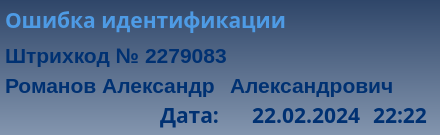
<?xml version="1.0" encoding="UTF-8"?>
<ui version="4.0">
 <class>widget_27_1_21_err_identification</class>
 <widget class="QWidget" name="widget_27_1_21_err_identification">
  <property name="geometry">
   <rect>
    <x>0</x>
    <y>0</y>
    <width>440</width>
    <height>135</height>
   </rect>
  </property>
  <property name="windowTitle">
   <string>widget_27_1_21_err_identification</string>
  </property>
  <property name="layoutDirection">
   <enum>Qt::LeftToRight</enum>
  </property>
  <property name="styleSheet">
   <string notr="true">background-color: qlineargradient(spread:pad, x1:0.5, y1:0, x2:0.5, y2:1, stop:0 rgba(47, 70, 105, 255), stop:1 rgba(131, 149, 174, 255));</string>
  </property>
  <widget class="QLabel" name="lbl_name_error">
   <property name="enabled">
    <bool>true</bool>
   </property>
   <property name="geometry">
    <rect>
     <x>5</x>
     <y>5</y>
     <width>341</width>
     <height>30</height>
    </rect>
   </property>
   <property name="baseSize">
    <size>
     <width>11</width>
     <height>0</height>
    </size>
   </property>
   <property name="font">
    <font>
     <family>Arial Black</family>
     <pointsize>16</pointsize>
     <weight>75</weight>
     <bold>true</bold>
    </font>
   </property>
   <property name="layoutDirection">
    <enum>Qt::LeftToRight</enum>
   </property>
   <property name="styleSheet">
    <string notr="true">color: rgb(78, 155, 229);
background-color: qlineargradient(spread:pad, x1:0, y1:0, x2:1, y2:0, stop:0 rgba(0, 0, 0, 0), stop:1 rgba(255, 255, 255, 0));</string>
   </property>
   <property name="text">
    <string>Ошибка идентификации</string>
   </property>
  </widget>
  <widget class="QLabel" name="lbl_data">
   <property name="enabled">
    <bool>true</bool>
   </property>
   <property name="geometry">
    <rect>
     <x>230</x>
     <y>100</y>
     <width>130</width>
     <height>30</height>
    </rect>
   </property>
   <property name="font">
    <font>
     <family>Arial Black</family>
     <pointsize>16</pointsize>
     <weight>75</weight>
     <italic>false</italic>
     <bold>true</bold>
     <underline>false</underline>
    </font>
   </property>
   <property name="mouseTracking">
    <bool>true</bool>
   </property>
   <property name="contextMenuPolicy">
    <enum>Qt::NoContextMenu</enum>
   </property>
   <property name="layoutDirection">
    <enum>Qt::LeftToRight</enum>
   </property>
   <property name="styleSheet">
    <string notr="true">color: rgb(0, 49, 114);
background-color: qlineargradient(spread:pad, x1:0, y1:0, x2:1, y2:0, stop:0 rgba(0, 0, 0, 0), stop:1 rgba(255, 255, 255, 0));</string>
   </property>
   <property name="lineWidth">
    <number>1</number>
   </property>
   <property name="text">
    <string>22.02.2024</string>
   </property>
   <property name="textFormat">
    <enum>Qt::AutoText</enum>
   </property>
   <property name="alignment">
    <set>Qt::AlignRight|Qt::AlignTrailing|Qt::AlignVCenter</set>
   </property>
   <property name="wordWrap">
    <bool>false</bool>
   </property>
   <property name="margin">
    <number>0</number>
   </property>
   <property name="indent">
    <number>0</number>
   </property>
   <property name="textInteractionFlags">
    <set>Qt::NoTextInteraction</set>
   </property>
  </widget>
  <widget class="QLabel" name="lbl_info_2">
   <property name="enabled">
    <bool>true</bool>
   </property>
   <property name="geometry">
    <rect>
     <x>160</x>
     <y>100</y>
     <width>65</width>
     <height>30</height>
    </rect>
   </property>
   <property name="font">
    <font>
     <family>Arial Black</family>
     <pointsize>16</pointsize>
     <weight>75</weight>
     <italic>false</italic>
     <bold>true</bold>
     <underline>false</underline>
    </font>
   </property>
   <property name="mouseTracking">
    <bool>true</bool>
   </property>
   <property name="contextMenuPolicy">
    <enum>Qt::NoContextMenu</enum>
   </property>
   <property name="layoutDirection">
    <enum>Qt::LeftToRight</enum>
   </property>
   <property name="styleSheet">
    <string notr="true">color: rgb(0, 49, 114);
background-color: qlineargradient(spread:pad, x1:0, y1:0, x2:1, y2:0, stop:0 rgba(0, 0, 0, 0), stop:1 rgba(255, 255, 255, 0));</string>
   </property>
   <property name="lineWidth">
    <number>1</number>
   </property>
   <property name="text">
    <string>Дата:</string>
   </property>
   <property name="textFormat">
    <enum>Qt::AutoText</enum>
   </property>
   <property name="alignment">
    <set>Qt::AlignLeading|Qt::AlignLeft|Qt::AlignVCenter</set>
   </property>
   <property name="wordWrap">
    <bool>false</bool>
   </property>
   <property name="margin">
    <number>0</number>
   </property>
   <property name="indent">
    <number>0</number>
   </property>
   <property name="textInteractionFlags">
    <set>Qt::NoTextInteraction</set>
   </property>
  </widget>
  <widget class="QLabel" name="lbl_name_1">
   <property name="enabled">
    <bool>true</bool>
   </property>
   <property name="geometry">
    <rect>
     <x>5</x>
     <y>70</y>
     <width>220</width>
     <height>30</height>
    </rect>
   </property>
   <property name="font">
    <font>
     <family>Arial</family>
     <pointsize>16</pointsize>
     <weight>75</weight>
     <bold>true</bold>
    </font>
   </property>
   <property name="layoutDirection">
    <enum>Qt::LeftToRight</enum>
   </property>
   <property name="styleSheet">
    <string notr="true">color: rgb(0, 49, 114);
background-color: qlineargradient(spread:pad, x1:0, y1:0, x2:1, y2:0, stop:0 rgba(0, 0, 0, 0), stop:1 rgba(255, 255, 255, 0));</string>
   </property>
   <property name="text">
    <string>Романов Александр</string>
   </property>
  </widget>
  <widget class="QLabel" name="lbl_time">
   <property name="enabled">
    <bool>true</bool>
   </property>
   <property name="geometry">
    <rect>
     <x>365</x>
     <y>100</y>
     <width>70</width>
     <height>30</height>
    </rect>
   </property>
   <property name="font">
    <font>
     <family>Arial Black</family>
     <pointsize>16</pointsize>
     <weight>75</weight>
     <italic>false</italic>
     <bold>true</bold>
     <underline>false</underline>
    </font>
   </property>
   <property name="mouseTracking">
    <bool>true</bool>
   </property>
   <property name="contextMenuPolicy">
    <enum>Qt::NoContextMenu</enum>
   </property>
   <property name="layoutDirection">
    <enum>Qt::LeftToRight</enum>
   </property>
   <property name="styleSheet">
    <string notr="true">color: rgb(0, 49, 114);
background-color: qlineargradient(spread:pad, x1:0, y1:0, x2:1, y2:0, stop:0 rgba(0, 0, 0, 0), stop:1 rgba(255, 255, 255, 0));</string>
   </property>
   <property name="lineWidth">
    <number>1</number>
   </property>
   <property name="text">
    <string>22:22</string>
   </property>
   <property name="textFormat">
    <enum>Qt::AutoText</enum>
   </property>
   <property name="alignment">
    <set>Qt::AlignCenter</set>
   </property>
   <property name="wordWrap">
    <bool>false</bool>
   </property>
   <property name="margin">
    <number>0</number>
   </property>
   <property name="indent">
    <number>0</number>
   </property>
   <property name="textInteractionFlags">
    <set>Qt::NoTextInteraction</set>
   </property>
  </widget>
  <widget class="QLabel" name="lbl_name_2">
   <property name="enabled">
    <bool>true</bool>
   </property>
   <property name="geometry">
    <rect>
     <x>230</x>
     <y>70</y>
     <width>240</width>
     <height>30</height>
    </rect>
   </property>
   <property name="font">
    <font>
     <family>Arial</family>
     <pointsize>16</pointsize>
     <weight>75</weight>
     <bold>true</bold>
    </font>
   </property>
   <property name="layoutDirection">
    <enum>Qt::LeftToRight</enum>
   </property>
   <property name="styleSheet">
    <string notr="true">color: rgb(0, 49, 114);
background-color: qlineargradient(spread:pad, x1:0, y1:0, x2:1, y2:0, stop:0 rgba(0, 0, 0, 0), stop:1 rgba(255, 255, 255, 0));</string>
   </property>
   <property name="text">
    <string>Александрович</string>
   </property>
  </widget>
  <widget class="QLabel" name="lbl_info_1">
   <property name="enabled">
    <bool>true</bool>
   </property>
   <property name="geometry">
    <rect>
     <x>5</x>
     <y>40</y>
     <width>135</width>
     <height>30</height>
    </rect>
   </property>
   <property name="font">
    <font>
     <family>Arial</family>
     <pointsize>16</pointsize>
     <weight>75</weight>
     <bold>true</bold>
    </font>
   </property>
   <property name="layoutDirection">
    <enum>Qt::LeftToRight</enum>
   </property>
   <property name="styleSheet">
    <string notr="true">color: rgb(0, 49, 114);
background-color: qlineargradient(spread:pad, x1:0, y1:0, x2:1, y2:0, stop:0 rgba(0, 0, 0, 0), stop:1 rgba(255, 255, 255, 0));</string>
   </property>
   <property name="text">
    <string>Штрихкод №</string>
   </property>
  </widget>
  <widget class="QLabel" name="lbl_number_barcode">
   <property name="enabled">
    <bool>true</bool>
   </property>
   <property name="geometry">
    <rect>
     <x>145</x>
     <y>40</y>
     <width>200</width>
     <height>30</height>
    </rect>
   </property>
   <property name="font">
    <font>
     <family>Arial</family>
     <pointsize>16</pointsize>
     <weight>75</weight>
     <bold>true</bold>
    </font>
   </property>
   <property name="layoutDirection">
    <enum>Qt::LeftToRight</enum>
   </property>
   <property name="styleSheet">
    <string notr="true">color: rgb(0, 49, 114);
background-color: qlineargradient(spread:pad, x1:0, y1:0, x2:1, y2:0, stop:0 rgba(0, 0, 0, 0), stop:1 rgba(255, 255, 255, 0));</string>
   </property>
   <property name="text">
    <string>2279083</string>
   </property>
  </widget>
 </widget>
 <resources/>
 <connections/>
</ui>
